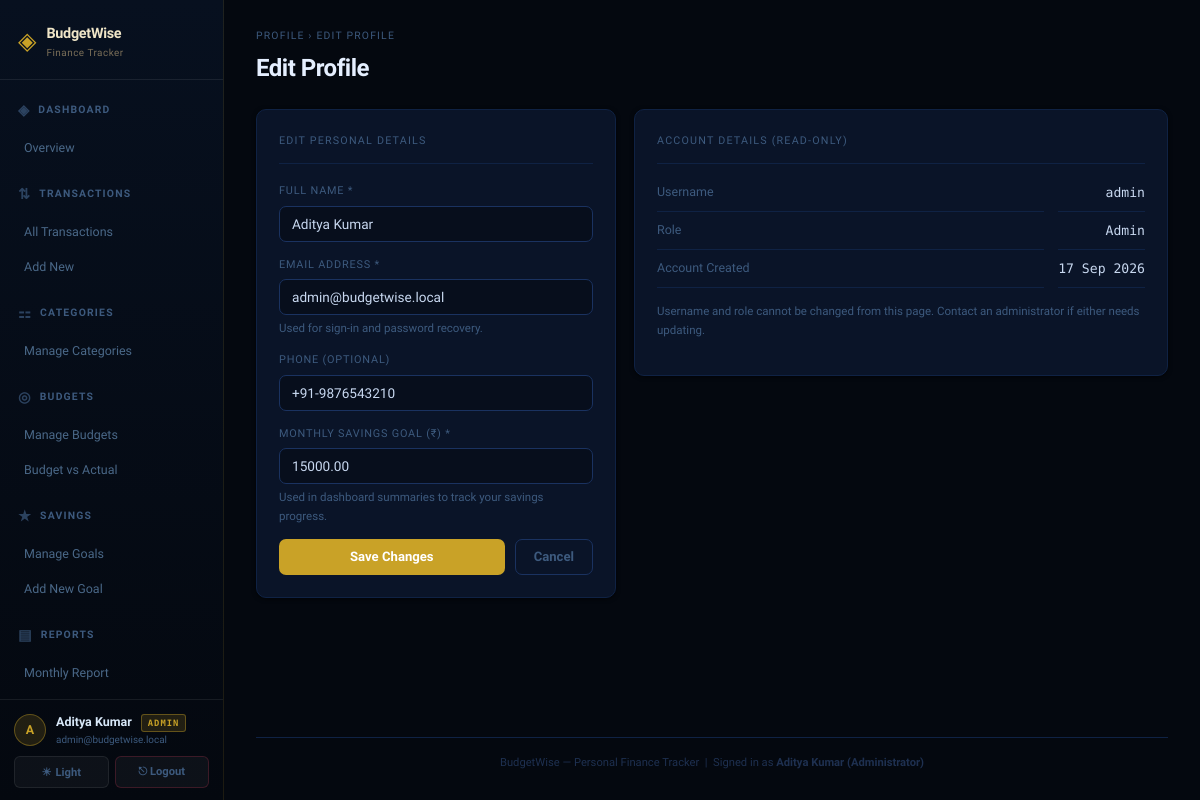
Page /profile/edit_profile.php (signed in) on the committed database.
### tables this page shows
CREATE TABLE user_profiles (
    user_id        INT PRIMARY KEY,
    name           VARCHAR(100)  NOT NULL DEFAULT 'User',
    phone          VARCHAR(20)   NULL,
    profile_image  VARCHAR(255)  NULL,
    monthly_goal   DECIMAL(10,2) NOT NULL DEFAULT 10000.00,
    created_at     TIMESTAMP     DEFAULT CURRENT_TIMESTAMP,
    FOREIGN KEY (user_id) REFERENCES users(id) ON DELETE CASCADE
);

CREATE TABLE users (
    id         INT AUTO_INCREMENT PRIMARY KEY,
    username   VARCHAR(50)  NOT NULL UNIQUE,
    email      VARCHAR(100) NOT NULL UNIQUE,
    password   VARCHAR(255) NOT NULL,
    role       ENUM('user','admin') NOT NULL DEFAULT 'user',
    is_active  TINYINT(1)   NOT NULL DEFAULT 1,
    created_at TIMESTAMP    DEFAULT CURRENT_TIMESTAMP
);

### includes/db.php (called while the page is built, shortened)
<?php
$conn = mysqli_connect(DB_HOST, DB_USER, DB_PASS, DB_NAME);
mysqli_set_charset($conn, 'utf8mb4');
function db_all($conn, $sql, $types = '', $params = []): array
{
    $stmt = mysqli_prepare($conn, $sql);
    if ($params) {
        mysqli_stmt_bind_param($stmt, $types, ...$params);
    }
    mysqli_stmt_execute($stmt);
    $result = mysqli_stmt_get_result($stmt);
    $rows   = [];
    while ($row = mysqli_fetch_assoc($result)) {
        $rows[] = $row;
    }
    return $rows;
}
function db_one($conn, $sql, $types = '', $params = [])
{
    $rows = db_all($conn, $sql, $types, $params);
    return $rows[0] ?? null;
}
function get_theme(): string
{
    return (($_COOKIE['theme'] ?? 'dark') === 'light') ? 'light' : 'dark';
}
require_once __DIR__ . '/auth.php';

### includes/auth.php (called while the page is built, shortened)
<?php
function current_user_id(): int
{
    return (int) ($_SESSION['user_id'] ?? 0);
}
function current_user_role(): string
{
    return $_SESSION['role'] ?? 'user';
}
function is_admin(): bool
{
    return current_user_role() === 'admin';
}
function current_user($conn): ?array
{
    $uid = current_user_id();
    return db_one($conn,
        "SELECT id, username, email, role, is_active, created_at
         FROM users WHERE id = ?",
        "i", [$uid]
    );
}
function current_profile($conn): array
{
    $uid = current_user_id();
    $row = db_one($conn,
        "SELECT user_id, name, phone, profile_image, monthly_goal
         FROM user_profiles WHERE user_id = ?",
        "i", [$uid]
    );
    return $row ?? ['user_id' => $uid, 'name' => 'User', 'phone' => '',
                    'profile_image' => null, 'monthly_goal' => 0];
}

### profile/edit_profile.php (the view, shortened to what this page needs)
<?php
require_once 'includes/db.php';
$section = 'Profile';
$page    = 'profile.php';
$title   = 'Edit Profile';
require_once 'includes/header.php';
$user = current_user($conn);
$prof = current_profile($conn);
?>
<div class="grid-form">
    <div class="card">
        <div class="card-title">Edit Personal Details</div>
        <form method="POST">
            <div class="form-group">
                <label>Full Name *</label>
                <input type="text" name="name"
                       value="<?= htmlspecialchars($prof['name'] ?? '', ENT_QUOTES, 'UTF-8') ?>"
                       required maxlength="100">
            </div>
            <div class="form-group">
                <label>Email Address *</label>
                <input type="email" name="email"
                       value="<?= htmlspecialchars($user['email'] ?? '', ENT_QUOTES, 'UTF-8') ?>"
                       required maxlength="100">
                <p class="form-hint">Used for sign-in and password recovery.</p>
            </div>
            <div class="form-group">
                <label>Phone (optional)</label>
                <input type="text" name="phone"
                       value="<?= htmlspecialchars($prof['phone'] ?? '', ENT_QUOTES, 'UTF-8') ?>"
                       maxlength="20"
                       placeholder="+91-9876543210">
            </div>
            <div class="form-group">
                <label>Monthly Savings Goal (&#8377;) *</label>
                <input type="number" name="monthly_goal"
                       value="<?= htmlspecialchars($prof['monthly_goal'] ?? 10000, ENT_QUOTES, 'UTF-8') ?>"
                       min="1" step="0.01" required>
                <p class="form-hint">
                    Used in dashboard summaries to track your savings progress.
                </p>
            </div>
            <div class="form-actions">
                <button type="submit" class="btn btn-primary btn-full">Save Changes</button>
                <a href="profile.php" class="btn btn-ghost">Cancel</a>
            </div>
        </form>
    </div>
    <div class="card">
        <div class="card-title">Account Details (Read-Only)</div>
        <dl class="info-list">
            <dt>Username</dt>
            <dd class="info-val info-muted">
                <?= htmlspecialchars($user['username'] ?? '—', ENT_QUOTES, 'UTF-8') ?>
            </dd>
            <dt>Role</dt>
            <dd class="info-val info-muted"><?= htmlspecialchars(ucfirst($user['role'] ?? '—')) ?></dd>
            <dt>Account Created</dt>
            <dd class="info-val info-muted">
                <?= isset($user['created_at']) ? date('d M Y', strtotime($user['created_at'])) : '—' ?>
            </dd>
        </dl>
        <p class="form-hint" style="margin-top:14px">
            Username and role cannot be changed from this page.
            Contact an administrator if either needs updating.
        </p>
    </div>
</div>
<?php require_once 'includes/footer.php'; ?>

### includes/header.php (shortened to what this page needs)
<?php
$nav = [
    'Dashboard'     => ['icon' => '&#9672;', 'links' => [
        'Overview' => 'dashboard.php',
    ]],
    'Transactions'  => ['icon' => '&#8645;', 'links' => [
        'All Transactions' => 'view_transactions.php',
        'Add New'          => 'add_transaction.php',
    ]],
    'Categories'    => ['icon' => '&#9871;', 'links' => [
        'Manage Categories' => 'manage_categories.php',
    ]],
    'Budgets'       => ['icon' => '&#9678;', 'links' => [
        'Manage Budgets'    => 'manage_budgets.php',
        'Budget vs Actual'  => 'budget_vs_actual.php',
    ]],
    'Savings'       => ['icon' => '&#9733;', 'links' => [
        'Manage Goals'  => 'manage_goals.php',
        'Add New Goal'  => 'add_goal.php',
    ]],
    'Reports'       => ['icon' => '&#9636;', 'links' => [
        'Monthly Report'    => 'monthly_report.php',
        'Category Report'   => 'category_report.php',
        'Date Range Report' => 'date_range_report.php',
    ]],
    'Notifications' => ['icon' => '&#9873;', 'links' => [
        'View All' => 'view_notifications.php',
    ]],
    'Profile'       => ['icon' => '&#10022;', 'links' => [
        'My Profile'      => 'profile.php',
        'Settings'        => 'settings.php',
        'Payment Methods' => 'payment_methods.php',
    ]],
];
if (is_admin()) {
    $nav['Admin'] = ['icon' => '&#9881;', 'links' => [
        'Admin Dashboard' => 'admin_dashboard.php',
        'Manage Users'    => 'manage_users.php',
        'System Logs'     => 'system_logs.php',
    ]];
}
$theme = get_theme();
$me    = current_user($conn);
$prof  = current_profile($conn);
?>
<!DOCTYPE html>
<html lang="en" data-theme="<?= htmlspecialchars($theme, ENT_QUOTES, 'UTF-8') ?>">
<head>
    <link rel="stylesheet" href="assets/style.css">
</head>
<body>
<div class="app">
<aside class="sidebar">
    <div class="sidebar-logo">
        <span class="logo-icon">&#9672;</span>
        <div>
            <div class="logo-name">BudgetWise</div>
            <div class="logo-sub">Finance Tracker</div>
        </div>
    </div>
    <nav class="sidebar-nav">
        <?php foreach ($nav as $sec_name => $sec): ?>
            <?php $active_sec = ($section ?? '') === $sec_name; ?>
            <div class="nav-section <?= $active_sec ? 'active' : '' ?>">
                <div class="nav-section-label">
                    <span class="nav-icon"><?= $sec['icon'] ?></span>
                    <span class="nav-section-name"><?= htmlspecialchars($sec_name, ENT_QUOTES, 'UTF-8') ?></span>
                </div>
                <div class="nav-links">
                    <?php foreach ($sec['links'] as $lname => $lfile): ?>
                        <a href="<?= htmlspecialchars($lfile, ENT_QUOTES, 'UTF-8') ?>"
                           class="nav-link <?= ($page ?? '') === $lfile ? 'active' : '' ?>">
                            <?= htmlspecialchars($lname, ENT_QUOTES, 'UTF-8') ?>
                        </a>
                    <?php endforeach; ?>
                </div>
            </div>
        <?php endforeach; ?>
    </nav>
    <div class="sidebar-footer">
        <div class="sf-user">
            <div class="sf-avatar">
                <?= htmlspecialchars(strtoupper(substr($prof['name'] ?? 'U', 0, 1)), ENT_QUOTES, 'UTF-8') ?>
            </div>
            <div class="sf-meta">
                <div class="sf-name">
                    <?= htmlspecialchars($prof['name'] ?? 'User', ENT_QUOTES, 'UTF-8') ?>
                    <?php if (is_admin()): ?>
                        <span class="sf-role">ADMIN</span>
                    <?php endif; ?>
                </div>
                <div class="sf-email"><?= htmlspecialchars($me['email'] ?? '', ENT_QUOTES, 'UTF-8') ?></div>
            </div>
        </div>
        <div class="sf-actions">
            <button type="button" class="sf-btn" onclick="toggleTheme()" title="Switch theme">
                <span id="theme-icon"><?= $theme === 'dark' ? '&#9728;' : '&#9790;' ?></span>
                <span id="theme-lbl"><?= $theme === 'dark' ? 'Light'   : 'Dark'    ?></span>
            </button>
            <a href="logout.php" class="sf-btn logout" title="Sign out">
                &#9099; Logout
            </a>
        </div>
    </div>
</aside>
<main class="main">
    <div class="page-header">
        <div class="breadcrumb">
            <?= htmlspecialchars($section ?? '', ENT_QUOTES, 'UTF-8') ?> &rsaquo;
            <?= htmlspecialchars($title   ?? '', ENT_QUOTES, 'UTF-8') ?>
        </div>
        <h1 class="page-title"><?= htmlspecialchars($title ?? '', ENT_QUOTES, 'UTF-8') ?></h1>
    </div>

### includes/footer.php (shortened to what this page needs)
    <footer class="page-footer">
        BudgetWise &mdash; Personal Finance Tracker
        &nbsp;|&nbsp;
        <?php
        $display_name = $prof['name'] ?? ($_SESSION['username'] ?? 'Guest');
        $role_label   = is_admin() ? ' (Administrator)' : '';
        ?>
        Signed in as <strong><?= htmlspecialchars($display_name . $role_label, ENT_QUOTES, 'UTF-8') ?></strong>
    </footer>
</main>
</div>
</body>
</html>

### rows in the picture
user_profiles: name "A", name "Aditya Kumar", phone "+91-9876543210", monthly_goal "15000.00", name "Aditya Kumar (Administrator)"
users: email "admin@budgetwise.local", username "admin", role "Admin", created_at "17 Sep 2026"

### other values in the picture
$sec['icon'] "◈"
$sec_name "DASHBOARD"
$lname "Overview"
$sec['icon'] "⇅"
$sec_name "TRANSACTIONS"
$lname "All Transactions"
$lname "Add New"
$sec['icon'] "⚏"
$sec_name "CATEGORIES"
$lname "Manage Categories"
$sec['icon'] "◎"
$sec_name "BUDGETS"
$lname "Manage Budgets"
$lname "Budget vs Actual"
$sec['icon'] "★"
